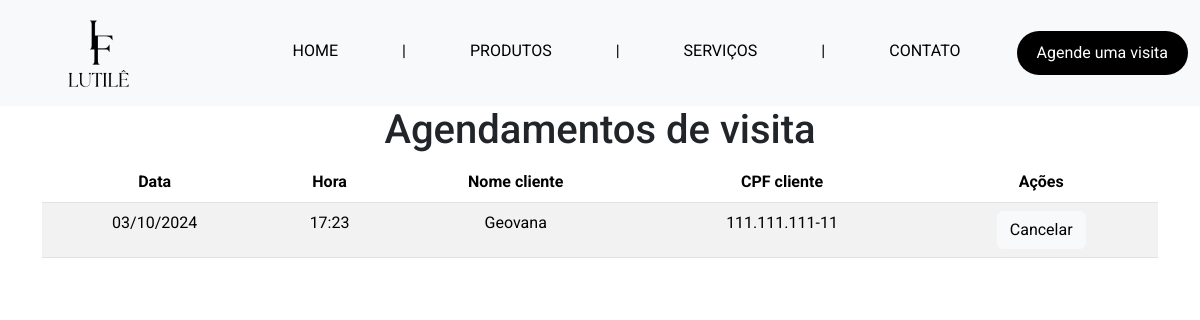
Before: /admin/agendamentos with the older database file.
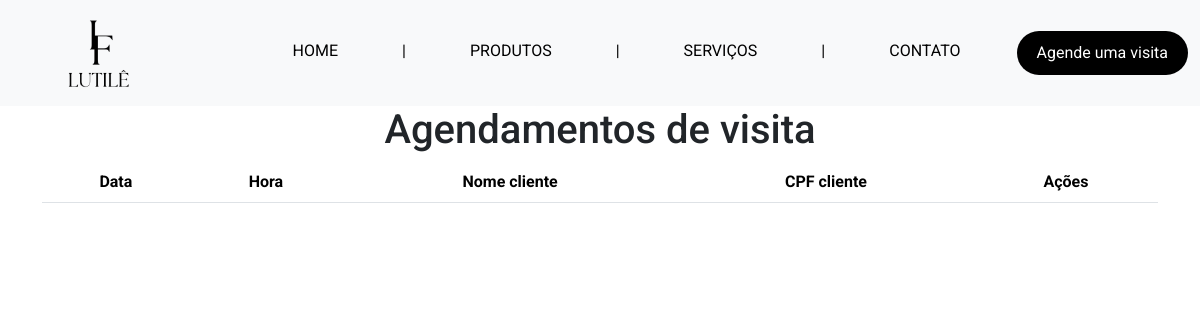
After: the same page with the newer database file.
### tables this page shows
CREATE TABLE `visitacao` (
  `data` DATE NOT NULL,
  `horario` VARCHAR(45) NOT NULL,
  `cliente_cpf` VARCHAR(11) NOT NULL,
  PRIMARY KEY (`data`, `horario`, `cliente_cpf`),
  FOREIGN KEY (`cliente_cpf`)
    REFERENCES `cliente` (`cpf`)
    ON DELETE CASCADE
    ON UPDATE RESTRICT
);

CREATE TABLE `cliente` (
  `cpf` VARCHAR(11) NOT NULL,
  `nome_cliente` VARCHAR(100) NOT NULL,
  `celular` VARCHAR(14) NOT NULL,
  `endereco` VARCHAR(100) NOT NULL,
  PRIMARY KEY (`cpf`)
);

### app.py (the view)
@app.route('/admin/agendamentos', methods=['GET'])
def agendamentos_admin():
    todos_agendamentos = get_agendamentos_dict()
    print(todos_agendamentos)
    return render_template('html/pages/admin/agendamentos-admin.html', todos_agendamentos=todos_agendamentos)

### app.py (called while the page is built)
def get_connection():
    return sqlite3.connect('instance/salao_festas.db')

def get_agendamentos_dict():
    with get_connection() as conn:
        cursor = conn.cursor()
        cursor.execute('SELECT data, horario, cpf, nome_cliente FROM visitacao, cliente WHERE visitacao.cliente_cpf = cliente.cpf')
        todos_agendamentos = [dict(zip([column[0] for column in cursor.description], row)) for row in cursor.fetchall()]
        return todos_agendamentos

def format_datetime(value, format='%d/%m/%Y'):
    if value is None:
        return ""
    try:
        date_obj = datetime.strptime(value, '%Y-%m-%d')
        return date_obj.strftime(format)
    except ValueError:
        return value  # Return the original value if parsing fails

@app.context_processor
def inject_active():
    def is_active(endpoint): #recebe o endpoint (rota) e verifica se é igual o endpoint atual, se for ele retorna a classeactive, se não retorna vazio
        return 'active' if request.endpoint == endpoint else ''
    return dict(is_active=is_active)

### templates/html/pages/admin/agendamentos-admin.html (shortened to what this page needs)
{% extends "base.html" %}
{% block content %}
<h1 class="text-center">Agendamentos de visita</h1>
<div class="container d-flex flex-column align-items-center">
    <table class="table table-striped">
        <thead>
          <tr>
            <th scope="col" class="text-center">Data</th>
            <th scope="col" class="text-center">Hora</th>
            <th scope="col" class="text-center">Nome cliente</th>
            <th scope="col" class="text-center">CPF cliente</th>
            <th scope="col" class="text-center">Ações</th>
          </tr>
        </thead>
        <tbody>
          {% for agendamento in todos_agendamentos %}
          <tr>
              <td class="text-center">{{ agendamento.data | datetime('%d/%m/%Y') }}</td>
              <td class="text-center">{{ agendamento.horario }}</td>
              <td class="text-center">{{ agendamento.nome_cliente }}</td>
              <td class="text-center">{{ agendamento.cpf }}</td>
              <td class="text-center">
                <form action="{{ url_for('cancelar_agendamento') }}" method="POST" onsubmit="return confirmCancel()" class="d-inline">
                  <button type="submit" class="btn btn-light">Cancelar</button>
                </form>
              </td>
          </tr>
          {% endfor %}
        </tbody>
      </table>
</div>
{% endblock %}

### templates/base.html (shortened to what this page needs)
<!DOCTYPE html>
<html lang="en">
<head>
    <link href="https://cdn.jsdelivr.net/npm/bootstrap@5.3.2/dist/css/bootstrap.min.css" rel="stylesheet">
    <link href="https://cdn.jsdelivr.net/npm/@fullcalendar/core@5.11.3/main.min.css" rel="stylesheet">
    <link href="https://cdn.jsdelivr.net/npm/@fullcalendar/daygrid@5.11.3/main.min.css" rel="stylesheet">
    <link rel="stylesheet" href="https://cdn.jsdelivr.net/npm/bootstrap-icons@1.10.5/font/bootstrap-icons.css">
    <link rel="stylesheet" href="{{ url_for('static', filename='style/style.css') }}">
    <link rel="stylesheet" href="https://code.jquery.com/ui/1.12.1/themes/base/jquery-ui.css">
</head>
<body>
    <header>
        <nav class="navbar navbar-expand-md navbar-light bg-light">
            <div class="container-fluid">
                <a class="navbar-brand ms-5" href="{{ url_for('home') }}">
                    <img src="{{ url_for('static', filename='imgs/logo.png') }}" alt="Salão de festas Lutilê" height="80">
                </a>
                <div class="collapse navbar-collapse" id="navbarNav">
                    <ul class="navbar-nav ms-auto">
                        {% if session.cpf %}
                            {% if session.cpf == '000.000.000-00' %}
                                <li class="nav-item dropdown me-5">
                                    <a class="nav-link dropdown-toggle" href="#" id="navbarDropdown" role="button" data-bs-toggle="dropdown" aria-expanded="false">
                                        {{ session.nome_cliente }}
                                    </a>
                                    <ul class="dropdown-menu dropdown-menu-end" aria-labelledby="navbarDropdown">
                                        <li><a class="dropdown-item" href="{{ url_for('dashboard_admin') }}">Tela inicial</a></li>
                                        <li><a class="dropdown-item" href="{{ url_for('perfil') }}">Perfil</a></li>
                                        <li><a class="dropdown-item" href="{{ url_for('agendamentos_admin') }}">Agendamentos</a></li>
                                        <li><a class="dropdown-item" href="{{ url_for('eventos_admin') }}">Eventos</a></li>
                                        <li><a class="dropdown-item" href="{{ url_for('clientes_admin') }}">Clientes</a></li>
                                        <li><a class="dropdown-item" href="{{ url_for('pagamentos_admin') }}">Pagamentos</a></li>
                                        <li><a class="dropdown-item" href="{{ url_for('mobilias_admin') }}">Mobílias</a></li>
                                        <li><a class="dropdown-item" href="{{ url_for('parceiros_admin') }}">Parceiros</a></li>
                                        <li><hr class="dropdown-divider"></li>
                                        <li><a class="dropdown-item" href="{{ url_for('logout') }}">Logout</a></li>
                                    </ul>
                                </li>
                            {% else %}
                                <li class="nav-item dropdown me-5">
                                    <a class="nav-link dropdown-toggle" href="#" id="navbarDropdown" role="button" data-bs-toggle="dropdown" aria-expanded="false">
                                        {{ session.nome_cliente }}
                                    </a>
                                    <ul class="dropdown-menu dropdown-menu-end" aria-labelledby="navbarDropdown">
                                        <li><a class="dropdown-item" href="{{ url_for('dashboard_cliente') }}">Tela inicial</a></li>
                                        <li><a class="dropdown-item" href="{{ url_for('perfil') }}">Perfil</a></li>
                                        <li><a class="dropdown-item" href="{{ url_for('agendamentos_cliente') }}">Agendamentos</a></li>
                                        <li><a class="dropdown-item" href="{{ url_for('eventos_cliente') }}">Eventos</a></li>
                                        <li><hr class="dropdown-divider"></li>
                                        <li><a class="dropdown-item" href="{{ url_for('ver_parceiros_cliente') }}">Nossos parceiros</a></li>
                                        <li><a class="dropdown-item" href="{{ url_for('mobilias_cliente') }}">Alugue mobília</a></li>
                                        <li><hr class="dropdown-divider"></li>
                                        <li><a class="dropdown-item" href="{{ url_for('logout') }}">Logout</a></li>
                                    </ul>
                                </li>
                            {% endif %}
                        {% else %}
                            <li class="nav-item me-5 ms-5">
                                <a class="nav-link {{ is_active('home') }}" aria-current="page" href="{{ url_for('home') }}">HOME</a>
                            </li>
                            <span class="separador nav-link">|</span>
                            <li class="nav-item me-5 ms-5">
                                <a class="nav-link {{ is_active('produtos') }}" aria-current="page" href="{{ url_for('produtos') }}">PRODUTOS</a>
                            </li>
                            <span class="separador nav-link">|</span>
                            <li class="nav-item me-5 ms-5">
                                <a class="nav-link {{ is_active('servicos') }}" aria-current="page" href="{{ url_for('servicos') }}">SERVIÇOS</a>
                            </li>
                            <span class="separador nav-link">|</span>
                            <li class="nav-item me-5 ms-5">
                                <a class="nav-link {{ is_active('contato') }}" aria-current="page" href="{{ url_for('contato') }}">CONTATO</a>
                            </li>
                            <li class="nav-item">
                                <form action="{{ url_for('login') }}" method="get">
                                    <button class="nav-link button_agendar" type="submit">Agende uma visita</button>
                                </form>
                            </li>
                        {% endif %}
                    </ul>
                </div>
            </div>
        </nav>
    </header>
    <main>
        {% block content %}
        {% endblock %}
    </main>
</body>
</html>

### static/style/style.css (style rules this page uses)
* { font-family: "Roboto", sans-serif !important; }
.navbar { background-color: #ffffff; color: #fff; }
.navbar a { color: #000000; }
.button_agendar { border-radius: 50px; background-color: #000000; color: #ffffff; padding: 10px !important; padding-left: 20px !important; padding-right: 20px !important; }
.separador { color: #000000; }
body { overflow-y: auto; }

Changed rows visible on the page:
removed visitacao: data "03/10/2024", horario "17:23", nome_cliente "Geovana", cpf "111.111.111-11"
